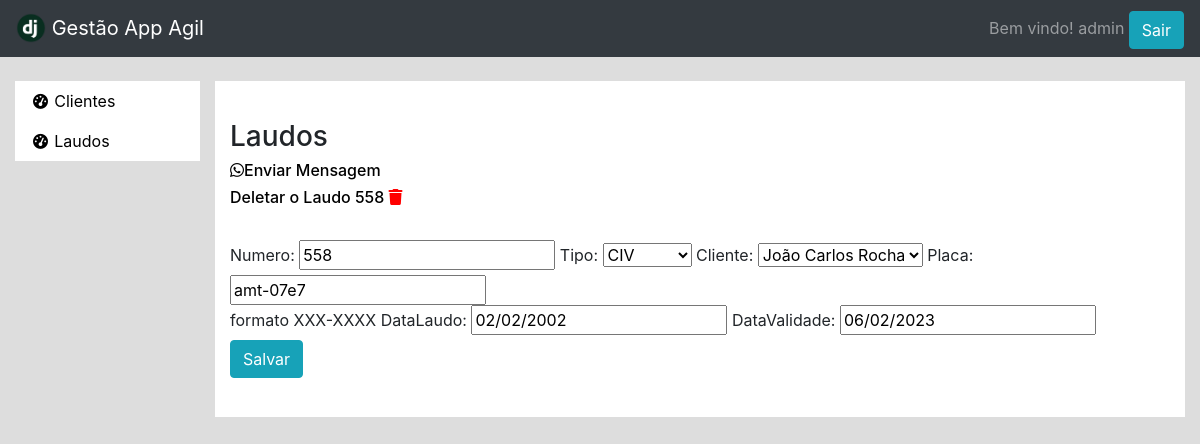
Screenshot of /clientes/laudo_update/7/ (signed in) with the database file from the repository.
### clientes/models.py (models this page shows, shortened)
class Laudo(models.Model):
    CIPP = 'CIPP'
    CIV = 'CIV'
    DATE_INPUT_FORMATS = ['%d/%m/%Y']
    numero = models.IntegerField(unique=True)
    cliente = models.ForeignKey(Person, on_delete=models.CASCADE, null=True, blank=True)
    tipo = models.CharField(max_length=4, choices=[(CIV, 'CIV'),(CIPP, 'CIPP')])
    dataLaudo = models.DateField()
    placa = models.CharField(help_text="formato XXX-XXXX", max_length=8)
    dataValidade = models.DateField()

### clientes/views.py (the view)
# urls.py: path('laudo_update/<int:pk>/', login_required(LaudoUpdate.as_view()), name="laudo_update"),
class LaudoUpdate(UpdateView):
    model = Laudo
    fields = ['numero','tipo','cliente', 'placa','dataLaudo','dataValidade']
    success_url = reverse_lazy('laudo_list')

### clientes/models.py (called while the page is built)
    def __str__(self):
        return self.name

### clientes/templates/clientes/laudo_form.html (shortened to what this page needs)
{% extends 'base.html' %}
{% load bootstrap %}
{% block main %}
    <br/>
    <div class="row">
        <div class="col-12">
            <h3>Laudos</h3>
                {% if laudo != None  %}
                    <a href="{% url 'prepare' laudo.pk %}"><h6><i class="fa-brands fa-whatsapp"></i>Enviar  Mensagem</h6></a>
                    <a href="{% url 'laudo_delete' laudo.id %}"
                        onclick="return confirm('Você tem certeza que quer deletar ?')">
                        <h6>Deletar o Laudo {{ laudo.numero }}
                        <i class="fa-solid fa-trash icon_delete"></i></h6>
                    </a>
                {% endif %}
                <br/>
            <form action="" method="post" enctype="multipart/form-data">
                {{form|bootstrap}}
                <input type="submit" class="btn btn-info" value="Salvar"/>
            </form>
            <br/>
        </div>
    </div>
{% endblock %}

### templates/base.html (shortened to what this page needs)
{% load static %}
<!doctype html>
<html lang="en">
<head>
    <link rel="stylesheet" href="https://cdn.jsdelivr.net/npm/bootstrap@4.3.1/dist/css/bootstrap.min.css">
    <link rel="stylesheet" href="https://cdn.jsdelivr.net/npm/bootstrap@5.1.0/dist/js/bootstrap.bundle.min.js">
    <link rel="stylesheet" href="https://cdnjs.cloudflare.com/ajax/libs/font-awesome/6.2.0/css/all.min.css"/>
    <link rel="stylesheet" href="{% static 'style.css' %}"/>
    <link rel="stylesheet" href="https://cdnjs.cloudflare.com/ajax/libs/datepicker/0.6.5/datepicker.min.css" />
</head>
<body>
    <div class="wrapper">
        <nav class="navbar navbar-dark bg-dark">
            <div class="row">
                <div class="col">
                    <a class="navbar-brand" href="{% url 'home' %}">
                    <img src="{% static 'pngegg.png' %}"
                    width="30" height="30" class="d-inline-block align-top" alt="">
                    Gestão App Agil
                    </a>
                </div>
            </div>
            <div>
                {% if user.is_authenticated %}
                    <span class="navbar-text">Bem vindo! {{ user.username }}</span>
                    <a href="{% url 'logout' %}"><button class="btn btn-info">Sair</button></a>
                {% else %}
                    <span class="navbar-text"Faça o login</span>
                    <button class="btn btn-info"><a href="{% url 'login' %}">Login</a></button>
                {% endif %}
            </div>
        </nav>
        <br/>
        <div class="container-fluid">
            <div class="row dashboard-layout">
                <div class="col-2" id="clientes-list">
                    <div class="menu">
                        <ul class="nav flex-column">
                            <li class="nav-item">
                                <a class="nav-link" href="{% url 'person_list'%}">
                                    <i class="fas fa-fw fa-tachometer-alt"></i>
                                    <span>Clientes</span>
                                </a>
                            </li>
                        </ul>
                        <ul class="nav flex-column">
                            <li class="nav-item">
                                <a class="nav-link" href="{% url 'laudo_list' %}">
                                    <i class="fas fa-fw fa-tachometer-alt"></i>
                                    <span>Laudos</span>
                                </a>
                            </li>
                        </ul>
                    </div>
                </div>
                <div class="col-10" id="dashboard">
                    <div class="conteudo">
                        {% block main %}
                        {% endblock %}
                    </div>
                    </div>
                </div>
            </div>
        </div>
</body>
</html>

### static/style.css (style rules this page uses)
body { min-width: 100%; min-height: 100%; background-color: #d4d4d4c9; }
a:link { text-decoration: none; color: black; }
.wrapper { max-width: 100%; padding: 0px; height: 100%; }
.conteudo { padding: 15px; }
.menu { background-color: white; }
#clientes-list { padding-right: 0%; }
.conteudo { background-color: white; }
.nav-link { color:black; }
.nav-item i { font-size: 15px; }
.icon_delete { color:red; }

### rows the page displays
Laudo: numero "558", tipo "CIV", cliente "João Carlos Rocha", placa "amt-07e7", dataLaudo "02/02/2002", dataValidade "06/02/2023"

### other values shown
{{ user.username }} "admin"
